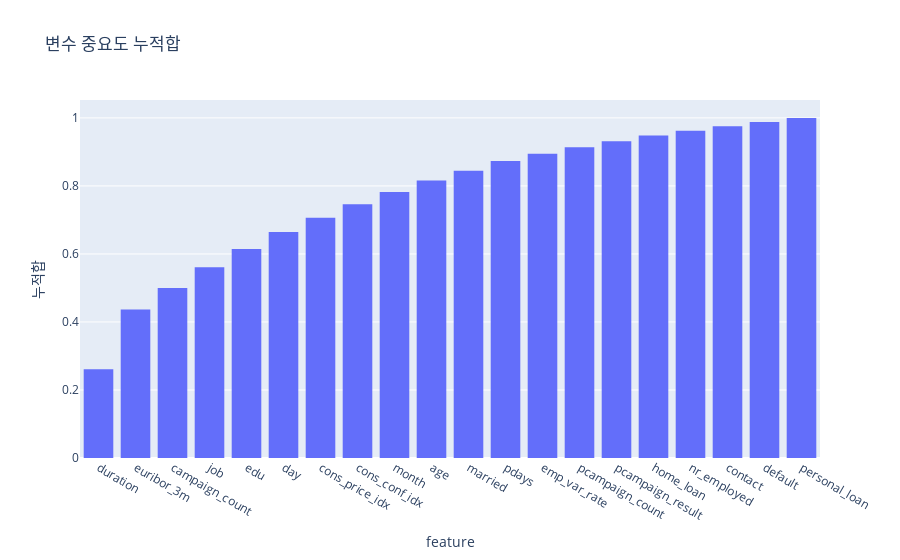

Here is the notebook cell this chart was saved with:
### Code cell
y_stack = np.cumsum(feature_name.importance, axis=0)
fig = px.histogram(feature_name, x="feature", y=y_stack, title="변수 중요도 누적합")
fig.update_yaxes(title_text='누적합')

### Figure 1 — Plotly figure (JSON) as saved in the notebook; plotly's stock layout.template omitted (floating-point values rounded to 4 significant figures)
{"data": [{"alignmentgroup": "True", "bingroup": "x", "histfunc": "sum", "hovertemplate": "feature=%{x}<br>sum of y=%{y}<extra></extra>", "legendgroup": "", "marker": {"color": "#636efa", "pattern": {"shape": ""}}, "name": "", "offsetgroup": "", "orientation": "v", "showlegend": false, "type": "histogram", "x": ["duration", "euribor_3m", "campaign_count", "job", "edu", "day", "cons_price_idx", "cons_conf_idx", "month", "age", "married", "pdays", "emp_var_rate", "pcampaign_count", "pcampaign_result", "home_loan", "nr_employed", "contact", "default", "personal_loan"], "xaxis": "x", "y": [0.261, 0.4363, 0.5, 0.561, 0.6143, 0.6643, 0.7063, 0.7463, 0.7823, 0.816, 0.8447, 0.8733, 0.8947, 0.9137, 0.9313, 0.948, 0.962, 0.9753, 0.988, 1], "yaxis": "y"}], "layout": {"barmode": "relative", "legend": {"tracegroupgap": 0}, "title": {"text": "변수 중요도 누적합"}, "xaxis": {"anchor": "y", "domain": [0, 1], "title": {"text": "feature"}}, "yaxis": {"anchor": "x", "domain": [0, 1], "title": {"text": "누적합"}}}}
